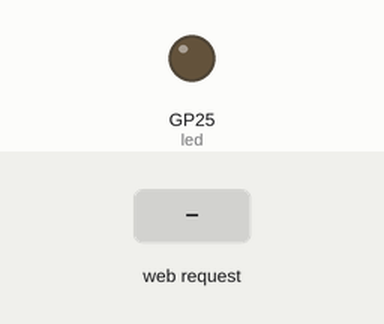
Recording of a program running on a simulated Raspberry Pi Pico running MicroPython. Shown: output pins drawn as LEDs (lit = HIGH). The test bench sets the inputs (shaded band). WiFi joins after 1.5 s; what the program prints to the serial console is not drawn.

Above: at 3.2 s.
3.3 s: HTTP request GET /ledon received
At 4.4 s:
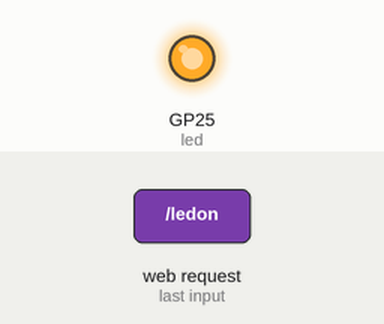
4.8 s: HTTP request GET /ledoff received
At 5.5 s:
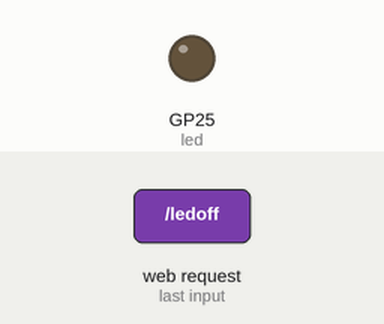
Timing chart, 0 to 7.8 s (numbered marks = the images above; inputs shaded):
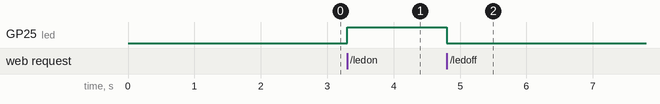

Measured:
- after the input at 3.3 s, GP25 (led): LOW → HIGH at once
- after the input at 4.8 s, GP25 (led): HIGH → LOW at once

The program:

web-motor-webpage-static.py
```python
import network
import socket
import time
from machine import Pin
import rp2

rp2.country("JP")

led = Pin("LED", Pin.OUT)

# あなたのネットワーク環境
ssid = ""
password = ""

IP_ADDRESS = ""
SUBNET_MASK = ""
GATEWAY = ""
DNS = ""

def connect_static():
    wlan = network.WLAN(network.STA_IF)
    wlan.active(True)
    wlan.ifconfig((IP_ADDRESS, SUBNET_MASK, GATEWAY, DNS))
    wlan.connect(ssid, password)

    while wlan.isconnected() == False:
        print("Waiting for connection...")
        time.sleep(1)

    ip = wlan.ifconfig()

#    print("ip address = ", ip[0])
#    print("netmask = ", ip[1])
#    print("gateway = ", ip[2])
#    print("dns = ", ip[3])

    return ip[0]

def open_socket():
    address = socket.getaddrinfo("0.0.0.0", 80)[0][-1]

    connection = socket.socket()
    connection.setsockopt(socket.SOL_SOCKET, socket.SO_REUSEADDR, 1)

    connection.bind(address)
    connection.listen(1)

#    print(connection)

    return connection

def webpage():
    html = """<!DOCTYPE html>
<html>
    <head>
        <meta charset="UTF-8">
        <meta name="viewport" content="width=device-width,initial-scale=1.0">
    </head>
    <body>
        <p style="font-size:2em;">車を操作します</p>
        <form action="/forward">
            <input type="submit" value="前進" style="font-size:2em;"/>
        </form>
        <p></p>
        <form action="/stop">
            <input type="submit" value="停止" style="font-size:2em;"/>
        </form>
        <p></p>
        <form action="/reverse">
            <input type="submit" value="後進" style="font-size:2em;"/>
        </form>
    </body>
</html>
"""
    return html

def serve(connection):
    while True:
        client = connection.accept()[0]

        try:
            request = client.recv(1024).decode()
#            print("------------------------------")
#            print(request)
            request_line = request.split()[1]

            if request_line.startswith("/ledon"):
                led.on()
            elif request_line.startswith("/ledoff"):
                led.off()

            if request_line.startswith("/favicon.ico"):
                client.send("HTTP/1.1 204 No Content\r\n\r\n".encode())
                continue

            html = webpage()
            response = "HTTP/1.1 200 OK\r\nContent-Type: text/html\r\n\r\n" + html
            client.send(response.encode())
        except:
            pass
        finally:
            client.close()

try:
    ip = connect_static()
    print("ip address = ", ip)
    connection = open_socket()
    serve(connection)
except:
    led.off()
    try:
        connection.close()
    except:
        pass
```
